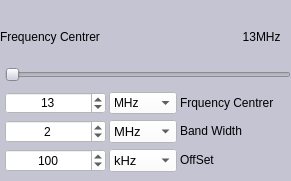
    <widget class="QWidget" name="widget_6" native="true">
     <property name="geometry">
      <rect>
       <x>495</x>
       <y>205</y>
       <width>291</width>
       <height>181</height>
      </rect>
     </property>
     <property name="styleSheet">
      <string notr="true">background-color: rgb(196, 196, 210);</string>
     </property>
     <widget class="QWidget" name="verticalLayoutWidget_5">
      <property name="geometry">
       <rect>
        <x>0</x>
        <y>5</y>
        <width>291</width>
        <height>171</height>
       </rect>
      </property>
      <layout class="QVBoxLayout" name="verticalLayout_5" stretch="1,2,2,2,2">
       <property name="spacing">
        <number>0</number>
       </property>
       <property name="leftMargin">
        <number>0</number>
       </property>
       <property name="topMargin">
        <number>0</number>
       </property>
       <property name="rightMargin">
        <number>0</number>
       </property>
       <property name="bottomMargin">
        <number>1</number>
       </property>
       <item>
        <layout class="QHBoxLayout" name="horizontalLayout_12">
         <property name="topMargin">
          <number>2</number>
         </property>
         <property name="rightMargin">
          <number>10</number>
         </property>
         <item>
          <widget class="QLabel" name="label_17">
           <property name="text">
            <string>Frequency Centrer</string>
           </property>
          </widget>
         </item>
         <item>
          <widget class="QLabel" name="Frequency_Centrer_value_lable">
           <property name="sizePolicy">
            <sizepolicy hsizetype="Preferred" vsizetype="Preferred">
             <horstretch>0</horstretch>
             <verstretch>0</verstretch>
            </sizepolicy>
           </property>
           <property name="text">
            <string>13</string>
           </property>
           <property name="alignment">
            <set>Qt::AlignRight|Qt::AlignTrailing|Qt::AlignVCenter</set>
           </property>
          </widget>
         </item>
         <item>
          <widget class="QLabel" name="label_Frequency_Unit_Slider">
           <property name="sizePolicy">
            <sizepolicy hsizetype="Fixed" vsizetype="Preferred">
             <horstretch>0</horstretch>
             <verstretch>0</verstretch>
            </sizepolicy>
           </property>
           <property name="text">
            <string>MHz</string>
           </property>
          </widget>
         </item>
        </layout>
       </item>
       <item>
        <layout class="QHBoxLayout" name="horizontalLayout_19" stretch="5">
         <property name="spacing">
          <number>1</number>
         </property>
         <property name="leftMargin">
          <number>5</number>
         </property>
         <property name="rightMargin">
          <number>0</number>
         </property>
         <property name="bottomMargin">
          <number>10</number>
         </property>
         <item>
          <widget class="QSlider" name="Frequency_Centrer_horizontalSlider">
           <property name="maximum">
            <number>1000</number>
           </property>
           <property name="singleStep">
            <number>1</number>
           </property>
           <property name="orientation">
            <enum>Qt::Horizontal</enum>
           </property>
          </widget>
         </item>
        </layout>
       </item>
       <item>
        <layout class="QHBoxLayout" name="horizontalLayout_9" stretch="3,2,3">
         <property name="spacing">
          <number>3</number>
         </property>
         <property name="leftMargin">
          <number>5</number>
         </property>
         <property name="topMargin">
          <number>0</number>
         </property>
         <property name="rightMargin">
          <number>10</number>
         </property>
         <property name="bottomMargin">
          <number>3</number>
         </property>
         <item>
          <widget class="QSpinBox" name="Frequency_Centrer_value_spinBox">
           <property name="sizePolicy">
            <sizepolicy hsizetype="Preferred" vsizetype="Preferred">
             <horstretch>0</horstretch>
             <verstretch>0</verstretch>
            </sizepolicy>
           </property>
           <property name="styleSheet">
            <string notr="true">background-color: rgb(255, 255, 255);</string>
           </property>
           <property name="alignment">
            <set>Qt::AlignCenter</set>
           </property>
           <property name="maximum">
            <number>10000000</number>
           </property>
           <property name="value">
            <number>13</number>
           </property>
          </widget>
         </item>
         <item>
          <widget class="QComboBox" name="Frequency_Centrer_unit_valuecomboBox">
           <property name="sizePolicy">
            <sizepolicy hsizetype="Preferred" vsizetype="Preferred">
             <horstretch>0</horstretch>
             <verstretch>0</verstretch>
            </sizepolicy>
           </property>
           <property name="cursor">
            <cursorShape>ArrowCursor</cursorShape>
           </property>
           <property name="toolTip">
            <string/>
           </property>
           <property name="toolTipDuration">
            <number>-1</number>
           </property>
           <property name="accessibleName">
            <string/>
           </property>
           <property name="accessibleDescription">
            <string/>
           </property>
           <property name="layoutDirection">
            <enum>Qt::LeftToRight</enum>
           </property>
           <property name="autoFillBackground">
            <bool>false</bool>
           </property>
           <property name="styleSheet">
            <string notr="true">font: 10pt &quot;Ubuntu&quot;;
background-color: rgb(255, 255, 255);
</string>
           </property>
           <property name="currentText">
            <string notr="true">MHz</string>
           </property>
           <property name="maxVisibleItems">
            <number>10</number>
           </property>
           <property name="insertPolicy">
            <enum>QComboBox::InsertAfterCurrent</enum>
           </property>
           <property name="sizeAdjustPolicy">
            <enum>QComboBox::AdjustToContentsOnFirstShow</enum>
           </property>
           <property name="iconSize">
            <size>
             <width>0</width>
             <height>0</height>
            </size>
           </property>
           <property name="frame">
            <bool>true</bool>
           </property>
           <item>
            <property name="text">
             <string>MHz</string>
            </property>
           </item>
           <item>
            <property name="text">
             <string>kHz</string>
            </property>
           </item>
          </widget>
         </item>
         <item>
          <widget class="QLabel" name="label">
           <property name="sizePolicy">
            <sizepolicy hsizetype="Preferred" vsizetype="Fixed">
             <horstretch>0</horstretch>
             <verstretch>0</verstretch>
            </sizepolicy>
           </property>
           <property name="styleSheet">
            <string notr="true">font: 6pt &quot;Sans Serif&quot;;</string>
           </property>
           <property name="lineWidth">
            <number>2</number>
           </property>
           <property name="text">
            <string>Frquency Centrer</string>
           </property>
          </widget>
         </item>
        </layout>
       </item>
       <item>
        <layout class="QHBoxLayout" name="horizontalLayout_18" stretch="3,2,3">
         <property name="spacing">
          <number>3</number>
         </property>
         <property name="leftMargin">
          <number>5</number>
         </property>
         <property name="topMargin">
          <number>3</number>
         </property>
         <property name="rightMargin">
          <number>10</number>
         </property>
         <property name="bottomMargin">
          <number>3</number>
         </property>
         <item>
          <widget class="QSpinBox" name="BandWidth_value_SpinBox_2">
           <property name="sizePolicy">
            <sizepolicy hsizetype="Preferred" vsizetype="Preferred">
             <horstretch>0</horstretch>
             <verstretch>0</verstretch>
            </sizepolicy>
           </property>
           <property name="styleSheet">
            <string notr="true">background-color: rgb(255, 255, 255);</string>
           </property>
           <property name="alignment">
            <set>Qt::AlignCenter</set>
           </property>
           <property name="minimum">
            <number>1</number>
           </property>
           <property name="maximum">
            <number>1000000</number>
           </property>
           <property name="singleStep">
            <number>1</number>
           </property>
           <property name="value">
            <number>2</number>
           </property>
          </widget>
         </item>
         <item>
          <widget class="QComboBox" name="bandWidth_unit_comboBox_2">
           <property name="sizePolicy">
            <sizepolicy hsizetype="Preferred" vsizetype="Preferred">
             <horstretch>0</horstretch>
             <verstretch>0</verstretch>
            </sizepolicy>
           </property>
           <property name="font">
            <font>
             <family>Ubuntu</family>
             <pointsize>10</pointsize>
             <weight>50</weight>
             <italic>false</italic>
             <bold>false</bold>
            </font>
           </property>
           <property name="styleSheet">
            <string notr="true">font: 10pt &quot;Ubuntu&quot;;
background-color: rgb(255, 255, 255);
</string>
           </property>
           <property name="currentText">
            <string notr="true">MHz</string>
           </property>
           <property name="iconSize">
            <size>
             <width>0</width>
             <height>0</height>
            </size>
           </property>
           <property name="duplicatesEnabled">
            <bool>false</bool>
           </property>
           <item>
            <property name="text">
             <string>MHz</string>
            </property>
           </item>
           <item>
            <property name="text">
             <string>kHz</string>
            </property>
           </item>
          </widget>
         </item>
         <item>
          <widget class="QLabel" name="label_4">
           <property name="sizePolicy">
            <sizepolicy hsizetype="Preferred" vsizetype="Fixed">
             <horstretch>0</horstretch>
             <verstretch>0</verstretch>
            </sizepolicy>
           </property>
           <property name="styleSheet">
            <string notr="true">font: 6pt &quot;Sans Serif&quot;;</string>
           </property>
           <property name="text">
            <string>Band Width</string>
           </property>
          </widget>
         </item>
        </layout>
       </item>
       <item>
        <layout class="QHBoxLayout" name="horizontalLayout_13" stretch="3,2,3">
         <property name="spacing">
          <number>3</number>
         </property>
         <property name="leftMargin">
          <number>5</number>
         </property>
         <property name="topMargin">
          <number>3</number>
         </property>
         <property name="rightMargin">
          <number>10</number>
         </property>
         <property name="bottomMargin">
          <number>3</number>
         </property>
         <item>
          <widget class="QSpinBox" name="Frequency_OffSet_value_SpinBox">
           <property name="sizePolicy">
            <sizepolicy hsizetype="Preferred" vsizetype="Preferred">
             <horstretch>0</horstretch>
             <verstretch>0</verstretch>
            </sizepolicy>
           </property>
           <property name="styleSheet">
            <string notr="true">background-color: rgb(255, 255, 255);</string>
           </property>
           <property name="alignment">
            <set>Qt::AlignCenter</set>
           </property>
           <property name="maximum">
            <number>1000000</number>
           </property>
           <property name="value">
            <number>100</number>
           </property>
          </widget>
         </item>
         <item>
          <widget class="QComboBox" name="Frequency_Step_unit_value_comboBox">
           <property name="sizePolicy">
            <sizepolicy hsizetype="Preferred" vsizetype="Preferred">
             <horstretch>0</horstretch>
             <verstretch>0</verstretch>
            </sizepolicy>
           </property>
           <property name="font">
            <font>
             <family>Ubuntu</family>
             <pointsize>10</pointsize>
             <weight>50</weight>
             <italic>false</italic>
             <bold>false</bold>
            </font>
           </property>
           <property name="styleSheet">
            <string notr="true">font: 10pt &quot;Ubuntu&quot;;
background-color: rgb(255, 255, 255);
</string>
           </property>
           <property name="currentText">
            <string notr="true">kHz</string>
           </property>
           <property name="iconSize">
            <size>
             <width>0</width>
             <height>0</height>
            </size>
           </property>
           <property name="duplicatesEnabled">
            <bool>false</bool>
           </property>
           <item>
            <property name="text">
             <string>kHz</string>
            </property>
           </item>
           <item>
            <property name="text">
             <string>MHz</string>
            </property>
           </item>
          </widget>
         </item>
         <item>
          <widget class="QLabel" name="label_3">
           <property name="sizePolicy">
            <sizepolicy hsizetype="Preferred" vsizetype="Fixed">
             <horstretch>0</horstretch>
             <verstretch>0</verstretch>
            </sizepolicy>
           </property>
           <property name="styleSheet">
            <string notr="true">font: 6pt &quot;Sans Serif&quot;;</string>
           </property>
           <property name="text">
            <string>OffSet</string>
           </property>
          </widget>
         </item>
        </layout>
       </item>
      </layout>
     </widget>
    </widget>
